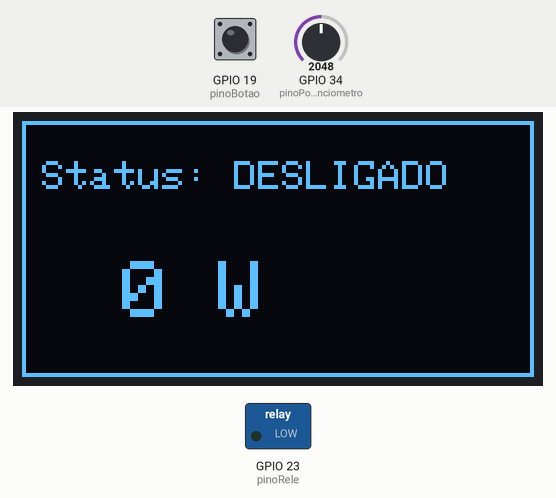
Simulated run of this sketch. Board: ESP32. Shown: 128×64 one-colour display, switched loads named in the sketch (green lamp = pin HIGH). The inputs (shaded band) are chosen by the test bench; at power-on: GPIO 19 (pinoBotao) HIGH, GPIO 34 (pinoPotenciometro) = 2048.

Above: at 4.2 s.
4.3 s: GPIO 19 (pinoBotao) pulled LOW for 0.15 s
At 5.3 s:
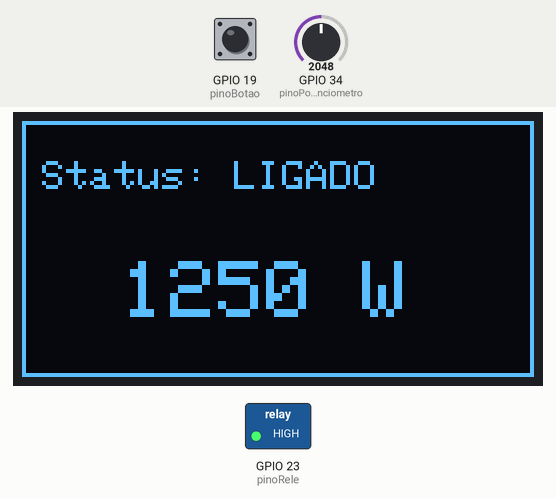
5.9 s: GPIO 19 (pinoBotao) pulled LOW for 1 s
At 6.4 s:
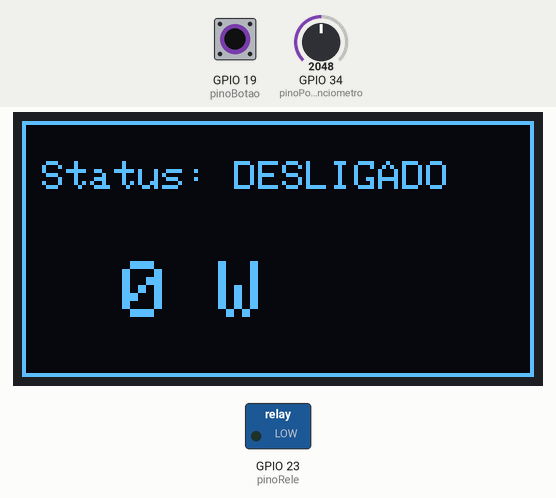
8.4 s: GPIO 19 (pinoBotao) pulled LOW for 3.2 s
At 10.0 s:
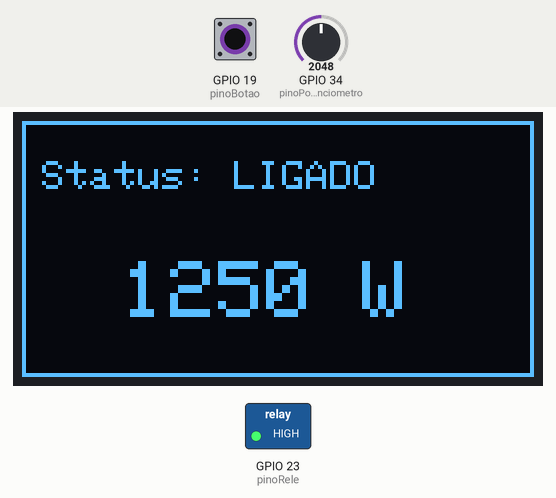
13.1 s: GPIO 34 (pinoPotenciometro) set to 2866
At 14.2 s:
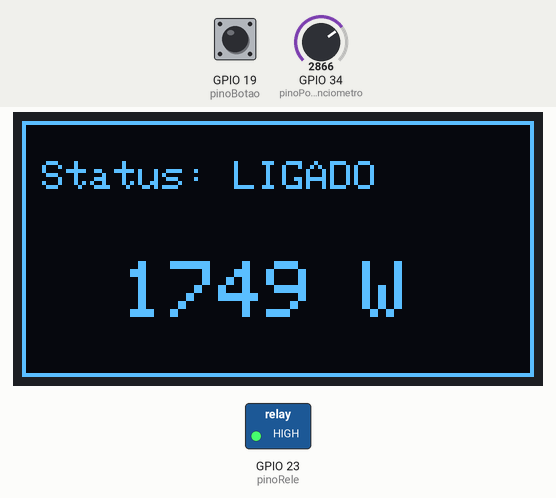
14.6 s: GPIO 34 (pinoPotenciometro) set to 3603
At 15.8 s:
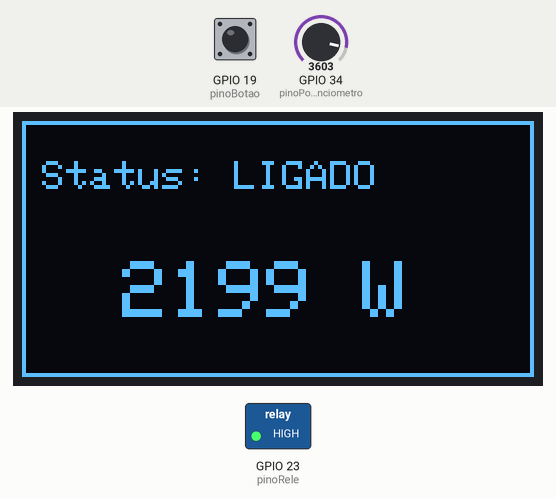
16.1 s: GPIO 34 (pinoPotenciometro) set to 4095
At 17.6 s:
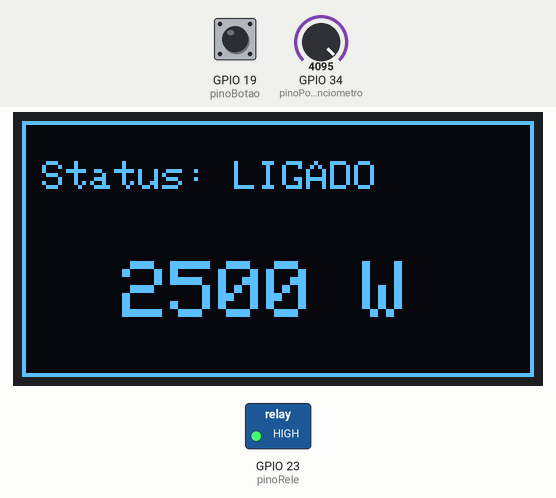
Timing chart, 0 to 18.6 s (numbered marks = the images above; inputs shaded):
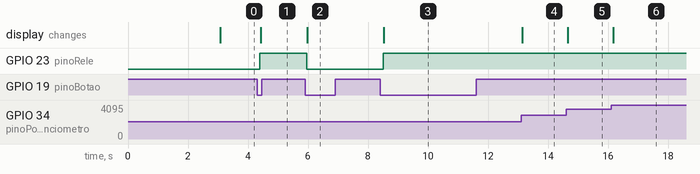

The sketch:

EnergySense.ino
```cpp
#include <Wire.h>
#include <Adafruit_GFX.h>
#include <Adafruit_SSD1306.h>

// Configurações da Tela OLED
#define LARGURA_TELA 128
#define ALTURA_TELA 64
#define RESET_OLED -1
Adafruit_SSD1306 display(LARGURA_TELA, ALTURA_TELA, &Wire, RESET_OLED);

// Nomes dos Pinos
const int pinoRele = 23;
const int pinoPotenciometro = 34;
const int pinoBotao = 19; // Nosso novo botão físico

// Variáveis de Memória do Sistema
bool tomadaLigada = false;       // O sistema começa com a tomada desligada
bool estadoAnteriorBotao = HIGH; // Guarda o último clique para não dar "duplo clique" sem querer

void setup() {
  pinMode(pinoRele, OUTPUT);

  // O INPUT_PULLUP liga um resistor virtual dentro do ESP32, economizando peças físicas!
  pinMode(pinoBotao, INPUT_PULLUP);

  // Inicia a Tela OLED
  if(!display.begin(SSD1306_SWITCHCAPVCC, 0x3C)) {
    Serial.println(F("Falha ao iniciar o OLED"));
    for(;;);
  }

  // Tela de Abertura
  display.clearDisplay();
  display.setTextSize(1);
  display.setTextColor(WHITE);
  display.setCursor(10, 25);
  display.println("AnGa RetroTechfit");
  display.setCursor(30, 40);
  display.println("EnergySense");
  display.display();
  delay(3000);
}

void loop() {
  // 1. LÊ O BOTÃO
  // Como usamos PULLUP, o botão solto lê HIGH, e o botão apertado lê LOW.
  bool estadoAtualBotao = digitalRead(pinoBotao);

  // 2. DETECTA O CLIQUE (Se ele estava solto e agora foi apertado)
  if (estadoAnteriorBotao == HIGH && estadoAtualBotao == LOW) {
    tomadaLigada = !tomadaLigada; // Inverte o estado: se era falso vira verdadeiro, e vice-versa.
    delay(50); // Um pequeno atraso para o botão físico não dar mal contato (Debounce)
  }
  estadoAnteriorBotao = estadoAtualBotao; // Atualiza a memória para o próximo ciclo

  // 3. EXECUTA A AÇÃO NA TOMADA E NA TELA
  if (tomadaLigada == true) {
    digitalWrite(pinoRele, HIGH); // Estala o relé e acende o LED

    // Lê o consumo simulado
    int valorPot = analogRead(pinoPotenciometro);
    int watts = map(valorPot, 0, 4095, 0, 2500);

    atualizarTela("LIGADO", watts);
  } else {
    digitalWrite(pinoRele, LOW); // Desliga o relé e apaga o LED
    atualizarTela("DESLIGADO", 0); // Consumo zera
  }

  delay(50); // Deixa a tela fluida
}

// Função do Dashboard na tela (A mesma de antes)
void atualizarTela(String status, int watts) {
  display.clearDisplay();
  display.drawRect(0, 0, 128, 64, WHITE);

  display.setTextSize(1);
  display.setCursor(5, 10);
  display.print("Status: ");
  display.print(status);

  display.setTextSize(2);
  display.setCursor(25, 35);
  display.print(watts);
  display.print(" W");

  display.display();
}
```

Measured:
- after the input at 4.3 s, GPIO 23 (pinoRele): LOW → HIGH after 0.09 s; the display: changes after 0.12 s (image 1)
- after the input at 5.9 s, GPIO 23 (pinoRele): HIGH → LOW after 0.06 s; the display: changes after 0.08 s (image 2)
- after the input at 8.4 s, GPIO 23 (pinoRele): LOW → HIGH after 0.10 s; the display: changes after 0.13 s (image 3)
- after the input at 13.1 s, the display: changes after 0.05 s (image 4)
- after the input at 14.6 s, the display: changes after 0.06 s (image 5)
- after the input at 16.1 s, the display: changes after 0.08 s (image 6)
